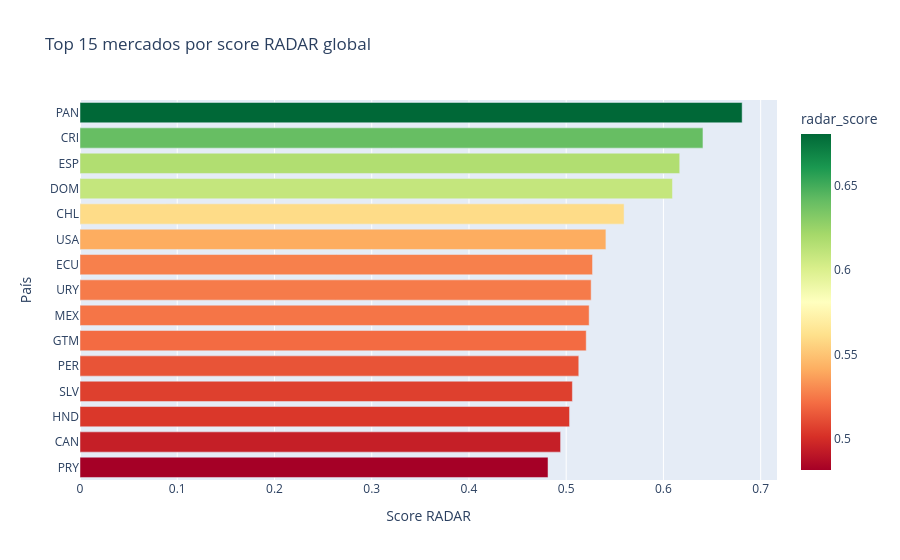

This figure's notebook cell:
### Markdown cell above
## 6. Ranking RADAR global: lectura ejecutiva del portafolio país

El ranking RADAR global debe interpretarse como una priorización inicial de mercados para discusión ejecutiva. No sustituye due diligence regulatoria, competitiva o financiera; identifica dónde tiene sentido profundizar.

### Code cell
# ---------------------------------------------------------------------------
# Ranking RADAR global y TOPSIS global
# ---------------------------------------------------------------------------
def ensure_country_column(df: pd.DataFrame) -> pd.DataFrame:
    """Asegura que country_iso3 exista como columna."""
    tmp = df.copy()
    if "country_iso3" not in tmp.columns:
        tmp = tmp.reset_index().rename(columns={"index": "country_iso3"})
    return tmp

radar_global = ensure_country_column(results["radar_global"]).sort_values("radar_score", ascending=False)
radar_global["radar_rank"] = radar_global["radar_score"].rank(ascending=False, method="min").astype(int)

global_topsis = ensure_country_column(results["global_ranking"]).sort_values("rank")

display(style_table(
    radar_global.head(15),
    gradient_cols=["radar_score"],
    gradient_cmap="RdYlGn",
    format_dict={"radar_score": "{:.3f}", "radar_rank": "{:.0f}"},
).set_caption("Top 15 — Ranking RADAR global"))

fig = px.bar(
    radar_global.head(15).sort_values("radar_score"),
    x="radar_score",
    y="country_iso3",
    orientation="h",
    color="radar_score",
    color_continuous_scale="RdYlGn",
    title="Top 15 mercados por score RADAR global",
)
fig.update_layout(xaxis_title="Score RADAR", yaxis_title="País")
fig.show()

### Figure 1 — Plotly figure (JSON) as saved in the notebook; plotly's stock layout.template omitted (floating-point values rounded to 4 significant figures)
{"data": [{"hovertemplate": "radar_score=%{marker.color}<br>country_iso3=%{y}<extra></extra>", "legendgroup": "", "marker": {"color": [0.4813, 0.4942, 0.5035, 0.5064, 0.5129, 0.5206, 0.5236, 0.5257, 0.5271, 0.5408, 0.5595, 0.6093, 0.6167, 0.6406, 0.6809], "coloraxis": "coloraxis", "pattern": {"shape": ""}}, "name": "", "orientation": "h", "showlegend": false, "textposition": "auto", "type": "bar", "x": [0.4813, 0.4942, 0.5035, 0.5064, 0.5129, 0.5206, 0.5236, 0.5257, 0.5271, 0.5408, 0.5595, 0.6093, 0.6167, 0.6406, 0.6809], "xaxis": "x", "y": ["PRY", "CAN", "HND", "SLV", "PER", "GTM", "MEX", "URY", "ECU", "USA", "CHL", "DOM", "ESP", "CRI", "PAN"], "yaxis": "y"}], "layout": {"barmode": "relative", "coloraxis": {"colorbar": {"title": {"text": "radar_score"}}, "colorscale": [[0, "rgb(165,0,38)"], [0.1, "rgb(215,48,39)"], [0.2, "rgb(244,109,67)"], [0.3, "rgb(253,174,97)"], [0.4, "rgb(254,224,139)"], [0.5, "rgb(255,255,191)"], [0.6, "rgb(217,239,139)"], [0.7, "rgb(166,217,106)"], [0.8, "rgb(102,189,99)"], [0.9, "rgb(26,152,80)"], [1, "rgb(0,104,55)"]]}, "legend": {"tracegroupgap": 0}, "title": {"text": "Top 15 mercados por score RADAR global"}, "xaxis": {"anchor": "y", "domain": [0, 1], "title": {"text": "Score RADAR"}}, "yaxis": {"anchor": "x", "domain": [0, 1], "title": {"text": "País"}}}}
